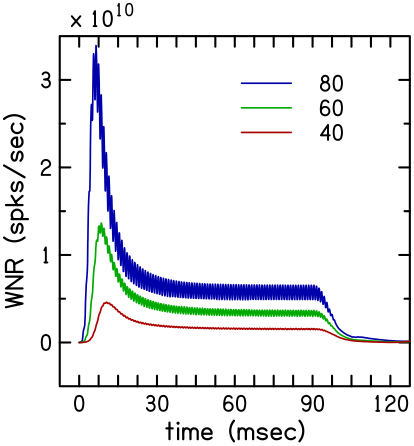

Here is the gnuplot script that generated this plot:
; fwdmsk.plt - forward masking: masker and probe
;
head=0 : ticsiz=0.7 : ticdir=in : yhor=y
axlwt=0.7 : annlwt=1.1 : lablwt=1.1 : pltlwt=0.9 : labsiz=1.1 : sizfac=6
pltyp=line : clip=y
xdata=$1 : zdata=0
lintyp=0 : ydata=$2/1e10
;
newframe
xllc=1.5 : yllc=2.0
xlen=3.5 : ylen=3.5
xanskp=0
xmin=0 : xmax=120 : xint=16 : xper=100*8/9 : xanskp=3
ymin=0 : ymax=3 : yint=3.2 : yper=75
xlabel=time (msec)
ylabel=WNR (spks/sec)
tlabel=
pltcol=1
include fwdmsk32.txt
plot
pltcol=2
include fwdmsk22.txt
plot
pltcol=4
include fwdmsk12.txt
plot
;---------------- key ---------------------
msgdat=n : mhal=0 : mval=0 : msgsiz=1 : msglwt=1.1 : msgang=0 : mhkey=3.3
1.8 3.2 "
|_0,pltcol=1|  80
|_0,pltcol=2|  60
|_0,pltcol=4|  40
"
0.1 3.6 "x\ 10{10}"
